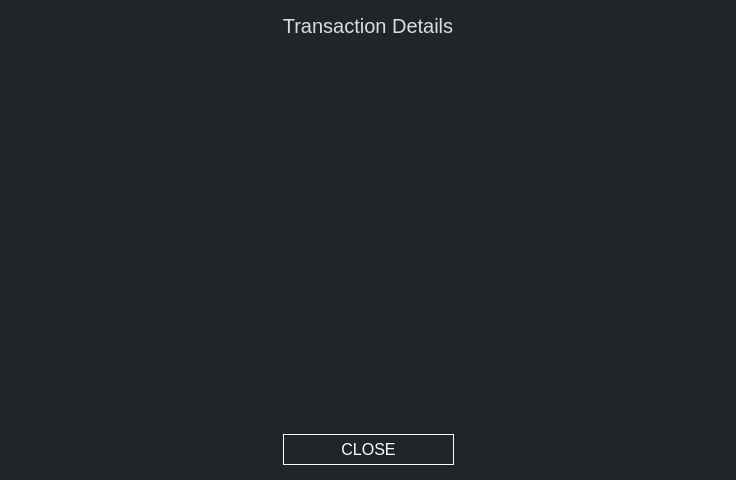
<?xml version="1.0" encoding="UTF-8"?>
<ui version="4.0">
 <class>TransactionDetailsDialog</class>
 <widget class="QDialog" name="TransactionDetailsDialog">
  <property name="geometry">
   <rect>
    <x>0</x>
    <y>0</y>
    <width>736</width>
    <height>480</height>
   </rect>
  </property>
  <property name="windowTitle">
   <string>Transaction details</string>
  </property>
  <property name="styleSheet">
   <string notr="true">background-color: #212529;
border: 0px;
color: #ddd;</string>
  </property>
  <layout class="QVBoxLayout" name="verticalLayout">
   <property name="leftMargin">
    <number>15</number>
   </property>
   <property name="topMargin">
    <number>10</number>
   </property>
   <property name="rightMargin">
    <number>15</number>
   </property>
   <property name="bottomMargin">
    <number>15</number>
   </property>
   <item>
    <widget class="QLabel" name="label">
     <property name="minimumSize">
      <size>
       <width>0</width>
       <height>31</height>
      </size>
     </property>
     <property name="font">
      <font>
       <pointsize>-1</pointsize>
      </font>
     </property>
     <property name="styleSheet">
      <string notr="true">color: #ddd;
border-right: 0px;
font-size: 20px;</string>
     </property>
     <property name="text">
      <string>Transaction Details</string>
     </property>
     <property name="alignment">
      <set>Qt::AlignCenter</set>
     </property>
    </widget>
   </item>
   <item>
    <widget class="QTextBrowser" name="m_detailsBrowser">
     <property name="font">
      <font>
       <family>Lato</family>
       <pointsize>-1</pointsize>
      </font>
     </property>
     <property name="styleSheet">
      <string notr="true">color: #ddd;
border-right: 0px;
font-size: 14px;
font-family: Lato;</string>
     </property>
     <property name="html">
      <string>&lt;!DOCTYPE HTML PUBLIC &quot;-//W3C//DTD HTML 4.0//EN&quot; &quot;http://www.w3.org/TR/REC-html40/strict.dtd&quot;&gt;
&lt;html&gt;&lt;head&gt;&lt;meta name=&quot;qrichtext&quot; content=&quot;1&quot; /&gt;&lt;style type=&quot;text/css&quot;&gt;
p, li { white-space: pre-wrap; }
&lt;/style&gt;&lt;/head&gt;&lt;body style=&quot; font-family:'Lato'; font-size:14px; font-weight:400; font-style:normal;&quot;&gt;
&lt;p style=&quot;-qt-paragraph-type:empty; margin-top:0px; margin-bottom:0px; margin-left:0px; margin-right:0px; -qt-block-indent:0; text-indent:0px;&quot;&gt;&lt;br /&gt;&lt;/p&gt;&lt;/body&gt;&lt;/html&gt;</string>
     </property>
    </widget>
   </item>
   <item>
    <layout class="QHBoxLayout" name="horizontalLayout">
     <item>
      <spacer name="horizontalSpacer">
       <property name="orientation">
        <enum>Qt::Horizontal</enum>
       </property>
       <property name="sizeHint" stdset="0">
        <size>
         <width>40</width>
         <height>20</height>
        </size>
       </property>
      </spacer>
     </item>
     <item>
      <widget class="QPushButton" name="m_okButton">
       <property name="minimumSize">
        <size>
         <width>171</width>
         <height>31</height>
        </size>
       </property>
       <property name="font">
        <font/>
       </property>
       <property name="styleSheet">
        <string notr="true">QPushButton#m_okButton {color: white; background-color: #1; border: 1px solid white; font-size: 16px;}

QPushButton#m_okButton:hover {color: white; background-color: #1; border: 2px solid white; font-size: 16px;}</string>
       </property>
       <property name="text">
        <string>CLOSE</string>
       </property>
      </widget>
     </item>
     <item>
      <spacer name="horizontalSpacer_2">
       <property name="orientation">
        <enum>Qt::Horizontal</enum>
       </property>
       <property name="sizeHint" stdset="0">
        <size>
         <width>40</width>
         <height>20</height>
        </size>
       </property>
      </spacer>
     </item>
    </layout>
   </item>
  </layout>
 </widget>
 <resources/>
 <connections>
  <connection>
   <sender>m_okButton</sender>
   <signal>clicked()</signal>
   <receiver>TransactionDetailsDialog</receiver>
   <slot>accept()</slot>
   <hints>
    <hint type="sourcelabel">
     <x>619</x>
     <y>331</y>
    </hint>
    <hint type="destinationlabel">
     <x>335</x>
     <y>178</y>
    </hint>
   </hints>
  </connection>
 </connections>
</ui>
